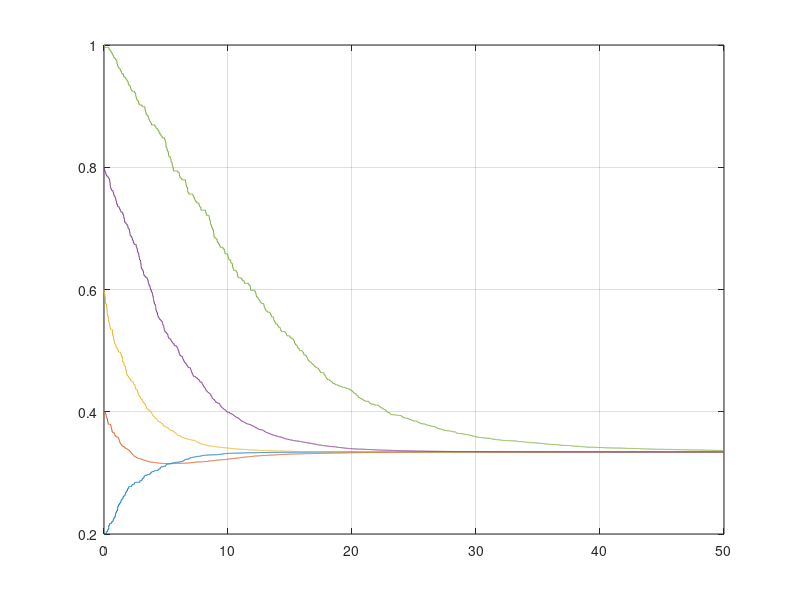

This chart was generated by the following MATLAB code:
BB(:,:,1)=[0 0 1 0 0;0 0 0 0 0;0 0 0 0 0;0 0 0 0 0;0 0 0 0 0];
BB(:,:,2)=[0 0 0 0 0;1 0 0 0 0;0 0 0 0 0;0 0 0 0 0;0 0 0 0 0];
BB(:,:,3)=[0 0 0 0 0;0 0 0 0 0;1 0 0 0 0;0 0 0 0 0;0 0 0 0 0];
BB(:,:,4)=[0 0 0 0 0;0 0 0 0 0;0 0 0 0 0;0 0 1 0 0;0 0 0 0 0];
BB(:,:,5)=[0 0 0 0 0;0 0 0 0 0;0 0 0 0 0;0 0 0 0 0;0 0 0 1 0];
X=[0.2;0.4;0.6;0.8;1];
t=0:0.01:50;
for n=1:length(t)
    m=round(rand(1,1)*4)+1;
    A=BB(:,:,m);
    for i=1:size(A)
        u(i,n)=0;
        for j=1:size(A)
            u(i,n)=u(i,n)-A(i,j)*(X(i,n)-X(j,n));
        end
    end
    for i=1:size(A)
        X(i,n+1)=X(i,n)+0.01*u(i,n);
    end
end
plot(t,X(1,1:length(t)),t,X(2,1:length(t)),t,X(3,1:length(t)),t,X(4,1:length(t)),t,X(5,1:length(t)));grid on
